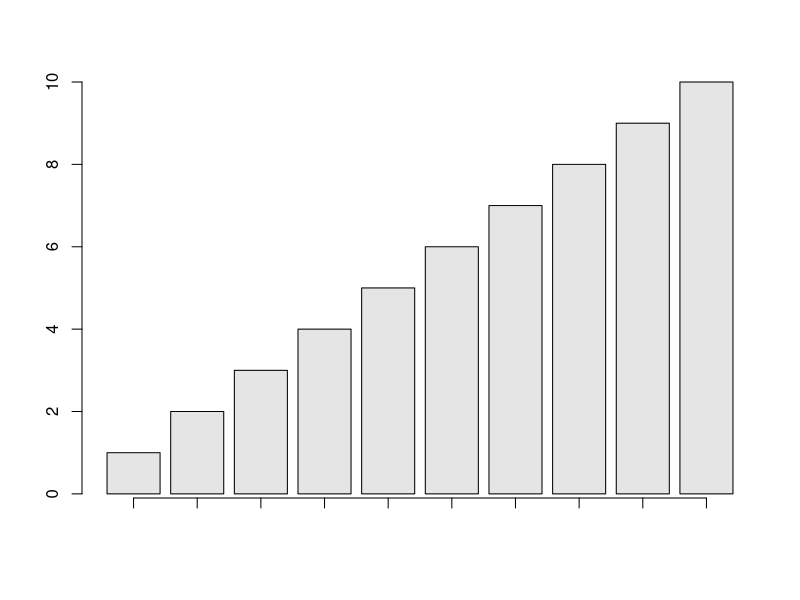

The R source for this figure: (Note: this script raises an error after producing the figure.)
midpts <- barplot(1:10, col="grey90", axes=FALSE)
axis(2)
axis(1, at=midpts, labels=FALSE)

library(gridBase)
vps <- baseViewports()
pushViewport(vps$inner, vps$figure, vps$plot)

grid.text(c("one", "two", "three", "four", "five",
            "six", "seven", "eight", "nine", "ten"), 
          x=unit(midpts, "native"), y=unit(-1, "lines"),
          just="right", rot=60)
popViewport(3)
